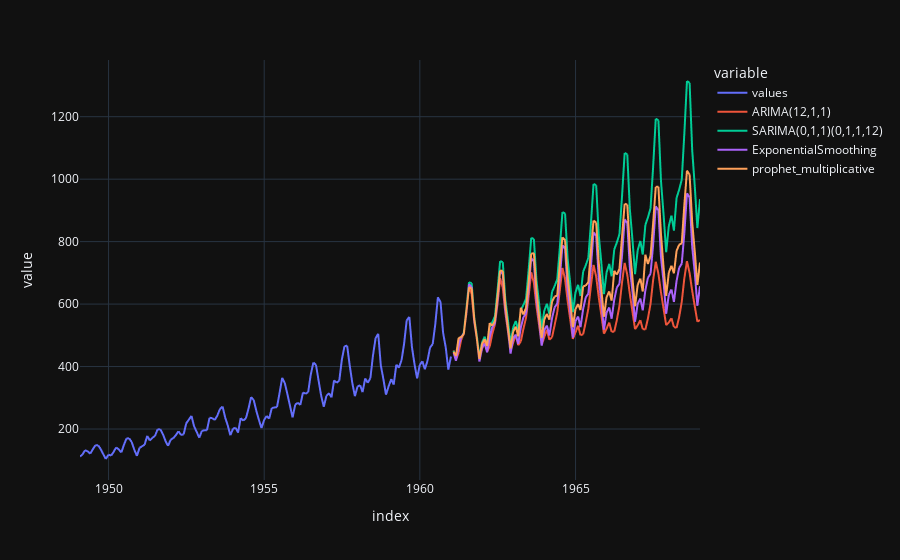

Notebook source saved alongside this figure:
### Markdown cell above
### SARIMA vs Exponential Smoothing vs Prophet

### Code cell
import numpy as np

df = series.to_frame()
df["values_log"] = np.log(df["values"])

df_forecast = utils.get_model_forecast(
    df, "values_log", order=(12, 1, 1), horizon=96, forecast_exp=True
)
df_forecast = utils.get_model_forecast(
    df_forecast,
    "values_log",
    order=(0, 1, 1),
    seasonal_order=(0, 1, 1, 12),
    horizon=96,
    forecast_exp=True,
)
df_forecast = utils.get_model_forecast_exponential_smoothing(
    df_forecast,
    "values",
    horizon=96,
    class_config={"trend": "add", "seasonal": "mul", "seasonal_periods": 12},
)
df_forecast = utils.get_model_forecast_prophet(
    df_forecast, "values", mode="multiplicative", horizon=96, yearly_seasonality=True
)

df_forecast = df_forecast.drop(columns=["values_log"])
df_forecast.plot(color="variable")

### Figure 1 — Plotly figure (JSON) as saved in the notebook; plotly's stock layout.template omitted (floating-point values rounded to 4 significant figures; data arrays with more than 128 entries replaced by an {"elided": "..."} marker saying what was removed)
{"data": [{"hovertemplate": "variable=values<br>index=%{x}<br>value=%{y}<extra></extra>", "legendgroup": "values", "line": {"color": "#636efa", "dash": "solid"}, "marker": {"symbol": "circle"}, "mode": "lines", "name": "values", "showlegend": true, "type": "scattergl", "x": {"elided": "240 str values"}, "xaxis": "x", "y": {"elided": "240 int values"}, "yaxis": "y"}, {"hovertemplate": "variable=ARIMA(12,1,1)<br>index=%{x}<br>value=%{y}<extra></extra>", "legendgroup": "ARIMA(12,1,1)", "line": {"color": "#EF553B", "dash": "solid"}, "marker": {"symbol": "circle"}, "mode": "lines", "name": "ARIMA(12,1,1)", "showlegend": true, "type": "scattergl", "x": {"elided": "240 str values"}, "xaxis": "x", "y": {"elided": "240 float values"}, "yaxis": "y"}, {"hovertemplate": "variable=SARIMA(0,1,1)(0,1,1,12)<br>index=%{x}<br>value=%{y}<extra></extra>", "legendgroup": "SARIMA(0,1,1)(0,1,1,12)", "line": {"color": "#00cc96", "dash": "solid"}, "marker": {"symbol": "circle"}, "mode": "lines", "name": "SARIMA(0,1,1)(0,1,1,12)", "showlegend": true, "type": "scattergl", "x": {"elided": "240 str values"}, "xaxis": "x", "y": {"elided": "240 float values"}, "yaxis": "y"}, {"hovertemplate": "variable=ExponentialSmoothing<br>index=%{x}<br>value=%{y}<extra></extra>", "legendgroup": "ExponentialSmoothing", "line": {"color": "#ab63fa", "dash": "solid"}, "marker": {"symbol": "circle"}, "mode": "lines", "name": "ExponentialSmoothing", "showlegend": true, "type": "scattergl", "x": {"elided": "240 str values"}, "xaxis": "x", "y": {"elided": "240 float values"}, "yaxis": "y"}, {"hovertemplate": "variable=prophet_multiplicative<br>index=%{x}<br>value=%{y}<extra></extra>", "legendgroup": "prophet_multiplicative", "line": {"color": "#FFA15A", "dash": "solid"}, "marker": {"symbol": "circle"}, "mode": "lines", "name": "prophet_multiplicative", "showlegend": true, "type": "scattergl", "x": {"elided": "240 str values"}, "xaxis": "x", "y": {"elided": "240 float values"}, "yaxis": "y"}], "layout": {"legend": {"title": {"text": "variable"}, "tracegroupgap": 0}, "margin": {"t": 60}, "xaxis": {"anchor": "y", "domain": [0, 1], "title": {"text": "index"}}, "yaxis": {"anchor": "x", "domain": [0, 1], "title": {"text": "value"}}}}
